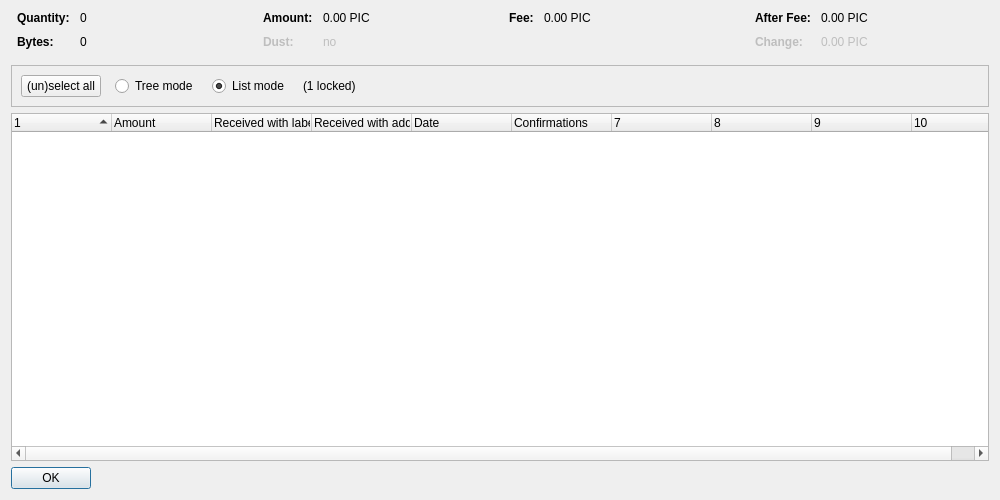
<?xml version="1.0" encoding="UTF-8"?>
<ui version="4.0">
 <class>CoinControlDialog</class>
 <widget class="QDialog" name="CoinControlDialog">
  <property name="geometry">
   <rect>
    <x>0</x>
    <y>0</y>
    <width>1000</width>
    <height>500</height>
   </rect>
  </property>
  <property name="windowTitle">
   <string>Coin Selection</string>
  </property>
  <layout class="QVBoxLayout" name="verticalLayout">
   <item>
    <layout class="QHBoxLayout" name="horizontalLayoutTop" stretch="0,0,0,0">
     <property name="topMargin">
      <number>0</number>
     </property>
     <property name="bottomMargin">
      <number>10</number>
     </property>
     <item>
      <layout class="QFormLayout" name="formLayoutCoinControl1">
       <property name="horizontalSpacing">
        <number>10</number>
       </property>
       <property name="verticalSpacing">
        <number>10</number>
       </property>
       <property name="leftMargin">
        <number>6</number>
       </property>
       <property name="rightMargin">
        <number>6</number>
       </property>
       <item row="0" column="0">
        <widget class="QLabel" name="labelCoinControlQuantityText">
         <property name="font">
          <font>
           <weight>75</weight>
           <bold>true</bold>
          </font>
         </property>
         <property name="text">
          <string>Quantity:</string>
         </property>
        </widget>
       </item>
       <item row="0" column="1">
        <widget class="QLabel" name="labelCoinControlQuantity">
         <property name="cursor">
          <cursorShape>IBeamCursor</cursorShape>
         </property>
         <property name="contextMenuPolicy">
          <enum>Qt::ActionsContextMenu</enum>
         </property>
         <property name="text">
          <string notr="true">0</string>
         </property>
         <property name="textInteractionFlags">
          <set>Qt::LinksAccessibleByMouse|Qt::TextSelectableByKeyboard|Qt::TextSelectableByMouse</set>
         </property>
        </widget>
       </item>
       <item row="1" column="0">
        <widget class="QLabel" name="labelCoinControlBytesText">
         <property name="font">
          <font>
           <weight>75</weight>
           <bold>true</bold>
          </font>
         </property>
         <property name="text">
          <string>Bytes:</string>
         </property>
        </widget>
       </item>
       <item row="1" column="1">
        <widget class="QLabel" name="labelCoinControlBytes">
         <property name="cursor">
          <cursorShape>IBeamCursor</cursorShape>
         </property>
         <property name="contextMenuPolicy">
          <enum>Qt::ActionsContextMenu</enum>
         </property>
         <property name="text">
          <string notr="true">0</string>
         </property>
         <property name="textInteractionFlags">
          <set>Qt::LinksAccessibleByMouse|Qt::TextSelectableByKeyboard|Qt::TextSelectableByMouse</set>
         </property>
        </widget>
       </item>
      </layout>
     </item>
     <item>
      <layout class="QFormLayout" name="formLayoutCoinControl2">
       <property name="horizontalSpacing">
        <number>10</number>
       </property>
       <property name="verticalSpacing">
        <number>10</number>
       </property>
       <property name="leftMargin">
        <number>6</number>
       </property>
       <property name="rightMargin">
        <number>6</number>
       </property>
       <item row="0" column="0">
        <widget class="QLabel" name="labelCoinControlAmountText">
         <property name="font">
          <font>
           <weight>75</weight>
           <bold>true</bold>
          </font>
         </property>
         <property name="text">
          <string>Amount:</string>
         </property>
        </widget>
       </item>
       <item row="0" column="1">
        <widget class="QLabel" name="labelCoinControlAmount">
         <property name="cursor">
          <cursorShape>IBeamCursor</cursorShape>
         </property>
         <property name="contextMenuPolicy">
          <enum>Qt::ActionsContextMenu</enum>
         </property>
         <property name="text">
          <string notr="true">0.00 PIC</string>
         </property>
         <property name="textInteractionFlags">
          <set>Qt::LinksAccessibleByMouse|Qt::TextSelectableByKeyboard|Qt::TextSelectableByMouse</set>
         </property>
        </widget>
       </item>
       <item row="1" column="0">
        <widget class="QLabel" name="labelCoinControlLowOutputText">
         <property name="enabled">
          <bool>false</bool>
         </property>
         <property name="font">
          <font>
           <weight>75</weight>
           <bold>true</bold>
          </font>
         </property>
         <property name="text">
          <string>Dust:</string>
         </property>
        </widget>
       </item>
       <item row="1" column="1">
        <widget class="QLabel" name="labelCoinControlLowOutput">
         <property name="enabled">
          <bool>false</bool>
         </property>
         <property name="cursor">
          <cursorShape>IBeamCursor</cursorShape>
         </property>
         <property name="contextMenuPolicy">
          <enum>Qt::ActionsContextMenu</enum>
         </property>
         <property name="text">
          <string notr="true">no</string>
         </property>
         <property name="textInteractionFlags">
          <set>Qt::LinksAccessibleByMouse|Qt::TextSelectableByKeyboard|Qt::TextSelectableByMouse</set>
         </property>
        </widget>
       </item>
      </layout>
     </item>
     <item>
      <layout class="QFormLayout" name="formLayoutCoinControl3">
       <property name="horizontalSpacing">
        <number>10</number>
       </property>
       <property name="verticalSpacing">
        <number>10</number>
       </property>
       <property name="leftMargin">
        <number>6</number>
       </property>
       <property name="rightMargin">
        <number>6</number>
       </property>
       <item row="0" column="0">
        <widget class="QLabel" name="labelCoinControlFeeText">
         <property name="font">
          <font>
           <weight>75</weight>
           <bold>true</bold>
          </font>
         </property>
         <property name="text">
          <string>Fee:</string>
         </property>
        </widget>
       </item>
       <item row="0" column="1">
        <widget class="QLabel" name="labelCoinControlFee">
         <property name="cursor">
          <cursorShape>IBeamCursor</cursorShape>
         </property>
         <property name="contextMenuPolicy">
          <enum>Qt::ActionsContextMenu</enum>
         </property>
         <property name="text">
          <string notr="true">0.00 PIC</string>
         </property>
         <property name="textInteractionFlags">
          <set>Qt::LinksAccessibleByMouse|Qt::TextSelectableByKeyboard|Qt::TextSelectableByMouse</set>
         </property>
        </widget>
       </item>
      </layout>
     </item>
     <item>
      <layout class="QFormLayout" name="formLayoutCoinControl4">
       <property name="horizontalSpacing">
        <number>10</number>
       </property>
       <property name="verticalSpacing">
        <number>10</number>
       </property>
       <property name="leftMargin">
        <number>6</number>
       </property>
       <property name="rightMargin">
        <number>6</number>
       </property>
       <item row="0" column="0">
        <widget class="QLabel" name="labelCoinControlAfterFeeText">
         <property name="font">
          <font>
           <weight>75</weight>
           <bold>true</bold>
          </font>
         </property>
         <property name="text">
          <string>After Fee:</string>
         </property>
        </widget>
       </item>
       <item row="0" column="1">
        <widget class="QLabel" name="labelCoinControlAfterFee">
         <property name="cursor">
          <cursorShape>IBeamCursor</cursorShape>
         </property>
         <property name="contextMenuPolicy">
          <enum>Qt::ActionsContextMenu</enum>
         </property>
         <property name="text">
          <string notr="true">0.00 PIC</string>
         </property>
         <property name="textInteractionFlags">
          <set>Qt::LinksAccessibleByMouse|Qt::TextSelectableByKeyboard|Qt::TextSelectableByMouse</set>
         </property>
        </widget>
       </item>
       <item row="1" column="0">
        <widget class="QLabel" name="labelCoinControlChangeText">
         <property name="enabled">
          <bool>false</bool>
         </property>
         <property name="font">
          <font>
           <weight>75</weight>
           <bold>true</bold>
          </font>
         </property>
         <property name="text">
          <string>Change:</string>
         </property>
        </widget>
       </item>
       <item row="1" column="1">
        <widget class="QLabel" name="labelCoinControlChange">
         <property name="enabled">
          <bool>false</bool>
         </property>
         <property name="cursor">
          <cursorShape>IBeamCursor</cursorShape>
         </property>
         <property name="contextMenuPolicy">
          <enum>Qt::ActionsContextMenu</enum>
         </property>
         <property name="text">
          <string notr="true">0.00 PIC</string>
         </property>
         <property name="textInteractionFlags">
          <set>Qt::LinksAccessibleByMouse|Qt::TextSelectableByKeyboard|Qt::TextSelectableByMouse</set>
         </property>
        </widget>
       </item>
      </layout>
     </item>
    </layout>
   </item>
   <item>
    <widget class="QFrame" name="frame">
     <property name="minimumSize">
      <size>
       <width>0</width>
       <height>40</height>
      </size>
     </property>
     <property name="frameShape">
      <enum>QFrame::StyledPanel</enum>
     </property>
     <property name="frameShadow">
      <enum>QFrame::Sunken</enum>
     </property>
     <layout class="QHBoxLayout" name="horizontalLayout">
      <item>
       <layout class="QHBoxLayout" name="horizontalLayoutPanel" stretch="0,0,0,0,0">
        <property name="spacing">
         <number>14</number>
        </property>
        <item>
         <widget class="QPushButton" name="pushButtonSelectAll">
          <property name="sizePolicy">
           <sizepolicy hsizetype="Maximum" vsizetype="Fixed">
            <horstretch>0</horstretch>
            <verstretch>0</verstretch>
           </sizepolicy>
          </property>
          <property name="text">
           <string>(un)select all</string>
          </property>
          <property name="autoDefault">
           <bool>false</bool>
          </property>
         </widget>
        </item>
        <item>
         <widget class="QRadioButton" name="radioTreeMode">
          <property name="sizePolicy">
           <sizepolicy hsizetype="Maximum" vsizetype="Fixed">
            <horstretch>0</horstretch>
            <verstretch>0</verstretch>
           </sizepolicy>
          </property>
          <property name="text">
           <string>Tree mode</string>
          </property>
         </widget>
        </item>
        <item>
         <widget class="QRadioButton" name="radioListMode">
          <property name="sizePolicy">
           <sizepolicy hsizetype="Maximum" vsizetype="Fixed">
            <horstretch>0</horstretch>
            <verstretch>0</verstretch>
           </sizepolicy>
          </property>
          <property name="text">
           <string>List mode</string>
          </property>
          <property name="checked">
           <bool>true</bool>
          </property>
         </widget>
        </item>
        <item>
         <widget class="QLabel" name="labelLocked">
          <property name="text">
           <string notr="true">(1 locked)</string>
          </property>
         </widget>
        </item>
        <item>
         <spacer name="horizontalSpacer">
          <property name="orientation">
           <enum>Qt::Horizontal</enum>
          </property>
          <property name="sizeHint" stdset="0">
           <size>
            <width>40</width>
            <height>20</height>
           </size>
          </property>
         </spacer>
        </item>
       </layout>
      </item>
     </layout>
    </widget>
   </item>
   <item>
    <widget class="CoinControlTreeWidget" name="treeWidget">
     <property name="contextMenuPolicy">
      <enum>Qt::CustomContextMenu</enum>
     </property>
     <property name="sortingEnabled">
      <bool>false</bool>
     </property>
     <property name="columnCount">
      <number>10</number>
     </property>
     <attribute name="headerShowSortIndicator" stdset="0">
      <bool>true</bool>
     </attribute>
     <attribute name="headerStretchLastSection">
      <bool>false</bool>
     </attribute>
     <column>
      <property name="text">
       <string/>
      </property>
     </column>
     <column>
      <property name="text">
       <string>Amount</string>
      </property>
     </column>
     <column>
      <property name="text">
       <string>Received with label</string>
      </property>
     </column>
     <column>
      <property name="text">
       <string>Received with address</string>
      </property>
     </column>
     <column>
      <property name="text">
       <string>Date</string>
      </property>
     </column>
     <column>
      <property name="text">
       <string>Confirmations</string>
      </property>
      <property name="toolTip">
       <string>Confirmed</string>
      </property>
     </column>
     <column>
      <property name="text">
       <string/>
      </property>
     </column>
     <column>
      <property name="text">
       <string/>
      </property>
     </column>
     <column>
      <property name="text">
       <string/>
      </property>
     </column>
     <column>
      <property name="text">
       <string/>
      </property>
     </column>
    </widget>
   </item>
   <item>
    <widget class="QDialogButtonBox" name="buttonBox">
     <property name="sizePolicy">
      <sizepolicy hsizetype="Maximum" vsizetype="Fixed">
       <horstretch>0</horstretch>
       <verstretch>0</verstretch>
      </sizepolicy>
     </property>
     <property name="orientation">
      <enum>Qt::Horizontal</enum>
     </property>
     <property name="standardButtons">
      <set>QDialogButtonBox::Ok</set>
     </property>
    </widget>
   </item>
  </layout>
 </widget>
 <customwidgets>
  <customwidget>
   <class>CoinControlTreeWidget</class>
   <extends>QTreeWidget</extends>
   <header>qt/coincontroltreewidget.h</header>
  </customwidget>
 </customwidgets>
 <resources/>
 <connections/>
</ui>
